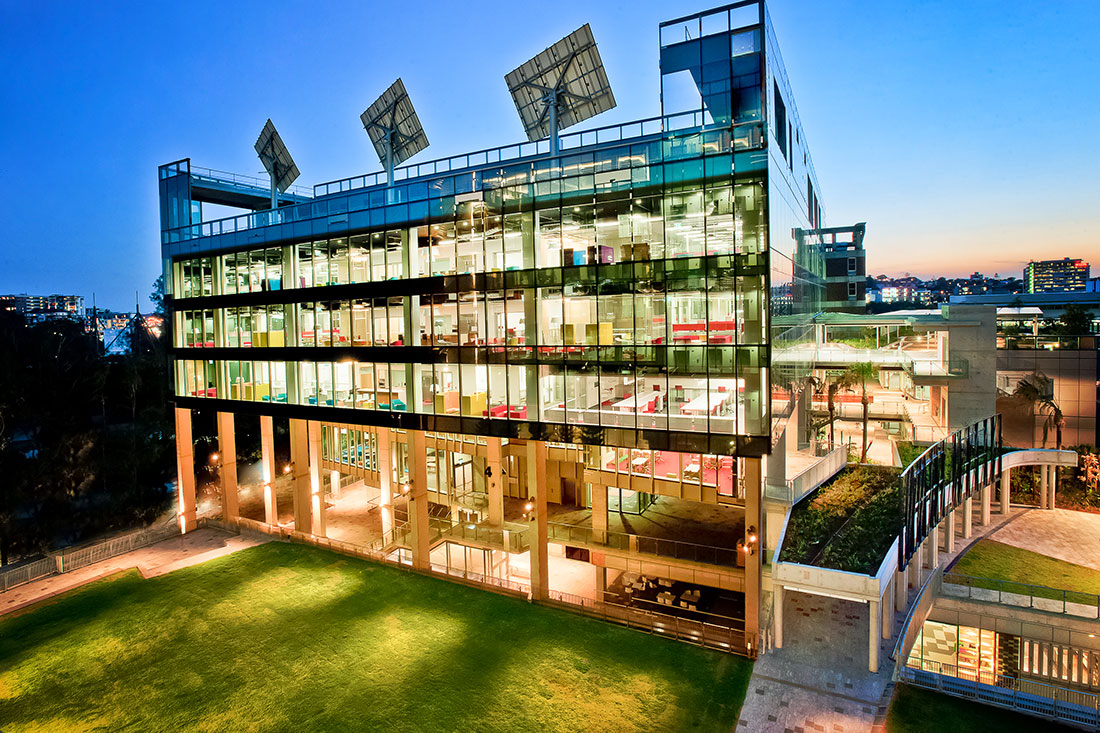
#> input picture Week 1/data/qut_01.jpg, 1100 x 733 px
$ jupyter execute week-1-Introduction.ipynb   (shell and % lines are left out)
#> lines starting #> are read from the running program, lines starting #| are printed output that depends on the picture
# ENN583 - Week 1 - Practical

Welcome to the first Prac session of ENN583. In this notebook, we will explore working with two computer vision / image processing libraries, OpenCV and Scikit-Image.

## Working with OpenCV

Learn how to load an image with OpenCV and display it using Matplotlib.

[cell 1]
import cv2
from matplotlib import pyplot as plt

# open an image from the data folder
img = cv2.imread('data/qut_01.jpg')
#> img is the input picture: shape (733, 1100, 3); mean B, G, R 113.2, 122.3, 110.8

# use pyplot to show the image
plt.imshow(img)
plt.axis('off')

Do you notice how the colours in the image look a bit strange? This is because OpenCV stores the images in BGR order (blue-green-red) instead of the more common RGB order.

The `imshow` function expects images in RGB format, and therefore misinterprets the red channel as the blue channel and vice versa.

There is an easy way to fix this, by converting the image into a different format.

[cell 2]
# correct the color space
plt.imshow(cv2.cvtColor(img, cv2.COLOR_BGR2RGB))
plt.axis('off')
plt.show()

If we check the type of the `img` variable, we discover that it is actually a `numpy` `ndarray`. We can use that to directly manipulate the image content if we want:

[cell 3]
# how big is the image and what type is it?
print(f'The img variable is of type {type(img)}.')
#| The img variable is of type <class 'numpy.ndarray'>.
print(f'The img variable has shape {img.shape}.')
#| The img variable has shape (733, 1100, 3).

# a different way of inverting the order of the colour channels, without calling cvtColor
plt.imshow(img[:,:,::-1])   # do you understand what this is doing? [:,:,::-1] reverses the order of the colour channels
plt.axis('off')
plt.show()

Here is how we can resize the image.

[cell 4]
# resize the image to 640x480
img_small = cv2.resize(img, (640, 480))
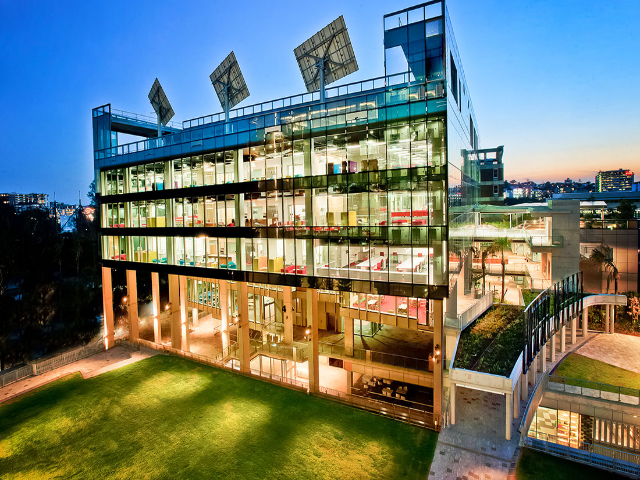
#> img_small: shape (480, 640, 3); mean B, G, R 113.1, 122.2, 110.7
plt.imshow(img_small[:,:,::-1])
plt.show()

# resize the image further by a factor of 0.25
img_tiny = cv2.resize(img_small, (0,0), fx=0.25, fy=0.25)
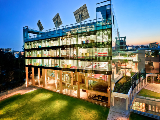
#> img_tiny: shape (120, 160, 3); mean B, G, R 113.3, 122.5, 111.1
plt.imshow(img_tiny[:,:,::-1])
plt.show()

## Your turn!

To familiarise yourself further with the OpenCV library, work through the following tasks. Consult the documentation https://docs.opencv.org/4.7.0/ to find suitable functions and their paramters.

- Filter the image `img` with a 11x11 Gaussian blur filter and display the result. Try some other filters such as the median filter.
- Convert the image into grey scale and display the result. Save it in a variable called `img_grey`.
- Apply the Sobel filter to `img_grey` to highlight horizontal and vertical edges. Consult OpenCV's documentation to learn more about the Sobel filter and how to call it. Display the results of the horizontal and vertical Sobel filter separately.
- Now filter the image with a Gaussian blur filter and apply the Sobel filter to the blurred image. Compare to the previous results. What do you notice?
- A nother way of obtaining edge information is to calculate the Difference of Gaussian (DoG).
  - To do that, take `img_grey` and apply a Gaussian filter with kernel size (3,3).
  - Store the result in a new variable (`g1`).
  - Then filter `img_grey` with a Gaussian with a bigger kernel, e.g. (5,5). Again, store the result in a new variable `g2`.
  - Then subtract the two filtered images from each other (`g1` - `g2`) and display the results.
  - Pay special attention to the datatype of the images `g1` and `g2` and how that affects the subtraction.
  - Try different kernel sizes.
- Use the `glob` module to find all images in the `data` folder. Then open all images and display them side-by-side.

[cell 5]
# continue working here

## Your turn!

Now open the file `data/kitchen.jpeg` and display it. We have used this image in the lecture slides of this week.

Then perform some simple image operations, as demonstrated in the lecture slides. Go back to the code snippets in the slides to  find the necessary functions and parameters.
 - create and display a binary mask that highlights all the red pixels in the image
 - repeat the process for green and blue pixels

 Use a photo or image of your own choice and perform some simple operations on it. Ideas include:
    - converting the image to greyscale
    - applying a filter
    - creating a binary mask
    - resizing the image
    - rotating the image
    - flipping the image
    - cropping the image
    - changing the brightness or contrast of the image


[cell 6]
# continue working here

## Working with Scikit-Image

Scikit-Image is another widely used computer vision library for Python.

You can access its documentation here: https://scikit-image.org/docs/stable/

Here are some basic examples that demonstrate its use.

[cell 7]
import skimage as ski
import numpy as np

# open an image from the data folder
img = ski.io.imread('data/qut_01.jpg')

# use pyplot to show the image
plt.imshow(img)
plt.axis('off')
plt.show()

print(f'The img variable is of type {type(img)}.')  # skimage also gives us images as a numpy ndarray
#| The img variable is of type <class 'numpy.ndarray'>.

[cell 8]
# resize the image to 640x480
img_small = ski.transform.resize(img, (480, 640))   # skimage uses (y, x) order for image dimensions
plt.imshow(img_small)
plt.axis('off')
plt.show()

# resize the image further by a factor of 0.25
img_tiny = ski.transform.rescale(img_small, 0.25, channel_axis=2) # channel_axis=2 tells skimage that the colour channels are the last dimension
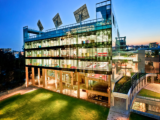
#> img_tiny: shape (120, 160, 3) float64; mean R, G, B 0.435, 0.48, 0.444
plt.imshow(img_tiny)
plt.axis('off')
plt.show()

$ run again, with Week 1/data/qut_02.jpg copied over Week 1/data/qut_01.jpg
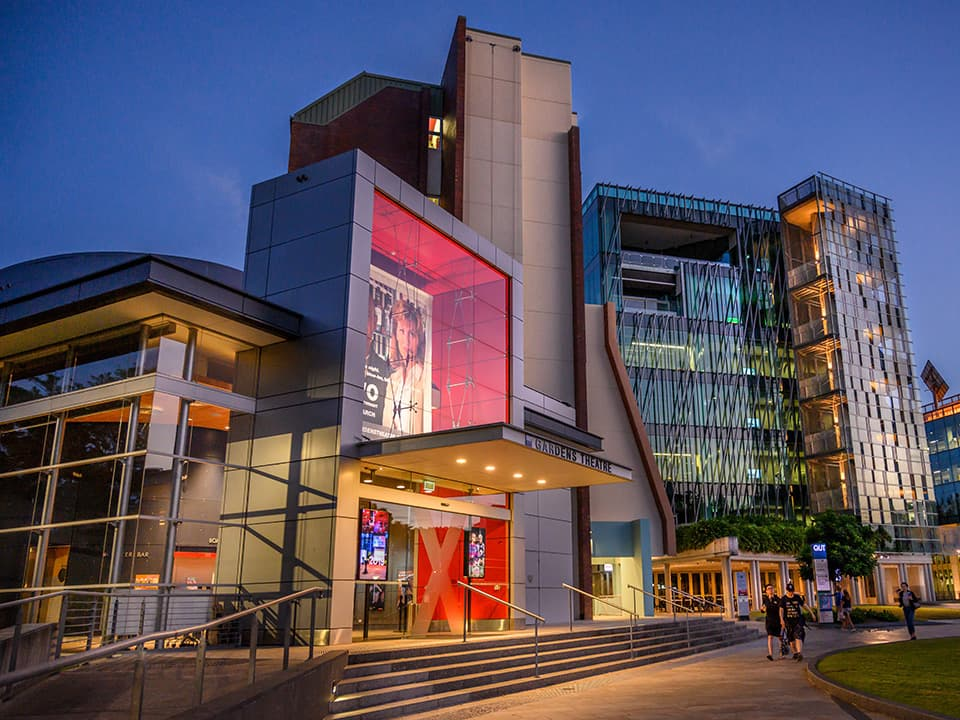
#> input picture Week 1/data/qut_02.jpg, 960 x 720 px
#> img is the input picture: shape (720, 960, 3); mean B, G, R 97.1, 84, 92.5
#| The img variable is of type <class 'numpy.ndarray'>.
#| The img variable has shape (720, 960, 3).
#> `img_tiny = cv2.resize(img_small, (0,0), fx=0.25, fy=0.25)`:
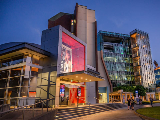
#> img_tiny: shape (120, 160, 3); mean B, G, R 97.3, 84.2, 92.7
#| The img variable is of type <class 'numpy.ndarray'>.
#> `img_tiny = ski.transform.rescale(img_small, 0.25, channel_axis=2)`:
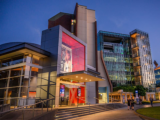
#> img_tiny: shape (120, 160, 3) float64; mean R, G, B 0.363, 0.33, 0.381
